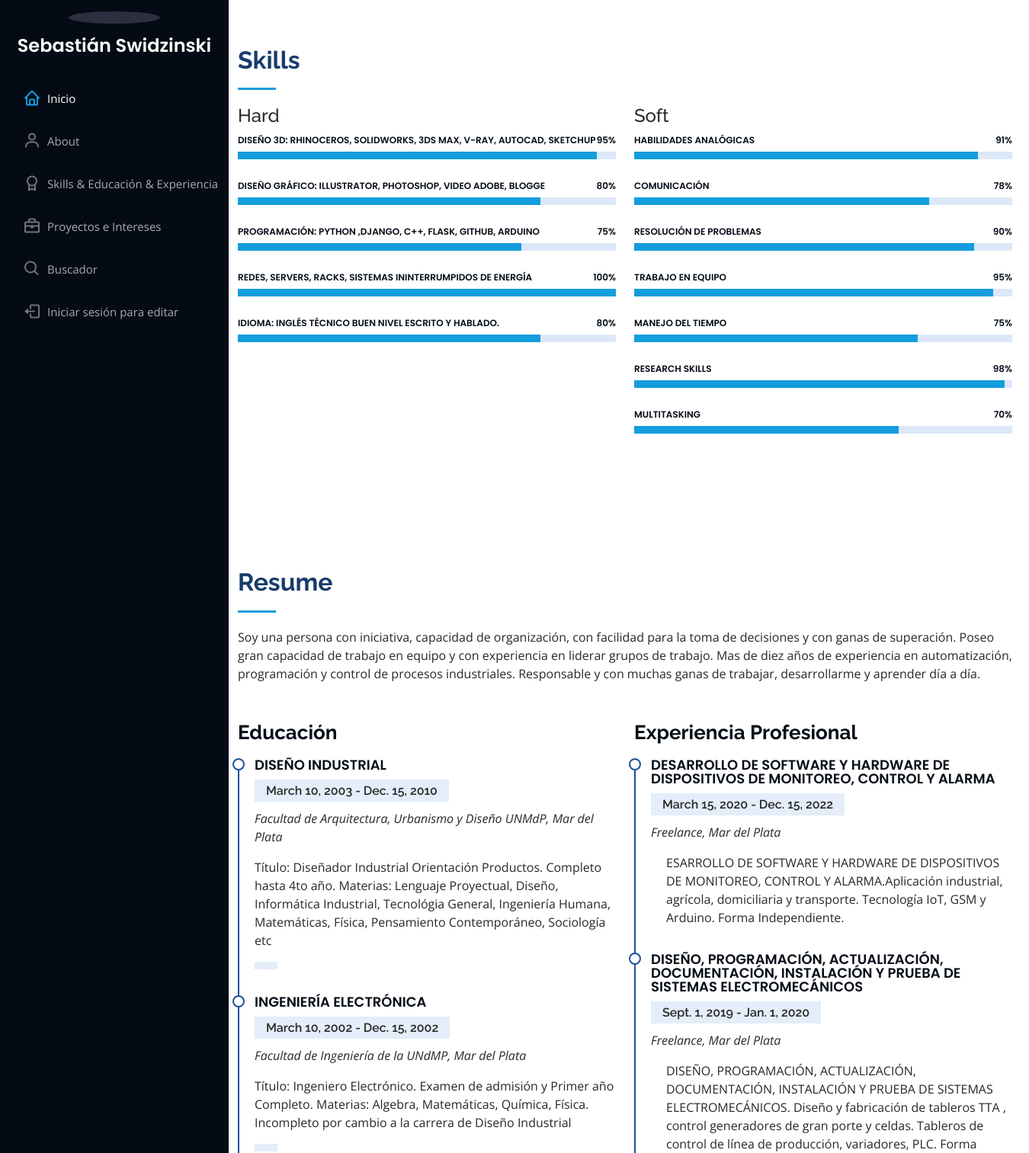
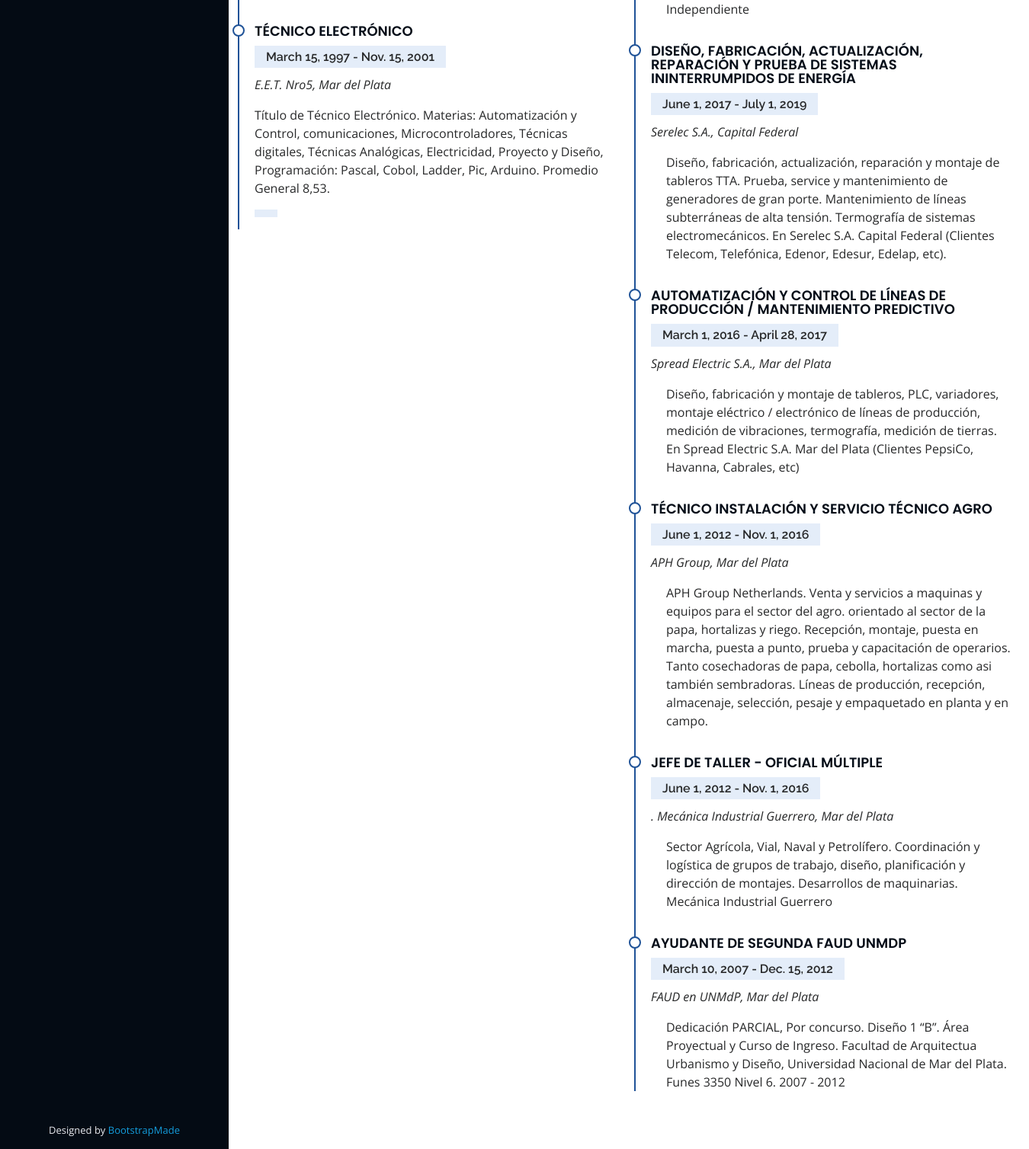
Screenshot of /skills_educacion with the database file from the repository (2 pictures, top to bottom).
### portfolio1/models.py (models this page shows, shortened)
class HardSkills(models.Model):
    hardSkills = models.CharField(max_length=50, verbose_name="Habilidad")
    porcentaje = models.IntegerField(choices=list(zip(range(1, 101), range(1, 101))), unique=True)

class SoftSkills(models.Model):
    softSkills = models.CharField(max_length=50, verbose_name="Habilidad")
    porcentaje = models.IntegerField(choices=list(zip(range(1, 101), range(1, 101))), unique=True)

class Yo(models.Model):
    nombre= models.CharField(max_length=30, verbose_name="Nombre")
    apellido= models.CharField(max_length=30, verbose_name="Apellido")
    telefono = models.IntegerField(verbose_name="Teléfono")
    email= models.EmailField(verbose_name="E-mail")
    fechaDeNacimiento = models.DateField(verbose_name="Nacimiento")
    webSite = models.CharField(max_length=55, verbose_name="Website")
    ciudad = models.CharField(max_length=30, verbose_name="Ciudad")
    disponibilidad = models.BooleanField(verbose_name="Disponibilidad")
    palabrasClave =  models.CharField(max_length=300, verbose_name="Palabras Clave")
    resumen =  models.CharField(max_length=300, verbose_name="Resumen")
    imagen = models.ImageField(verbose_name="Imagen", upload_to="portfolio1/static/assets/img", null=True, blank=True)

class Educacion(models.Model):
    titulo = models.CharField(max_length=50, verbose_name="Título")
    fechaIni = models.DateField(verbose_name="Fecha de Inicio")
    fechaFin = models.DateField(verbose_name="Fecha de Finalización")
    lugar = models.CharField(max_length=50, verbose_name="Lugar")
    ciudad = models.CharField(max_length=30, verbose_name="Ciudad")
    resumen = models.CharField(max_length=240, verbose_name="Resumen")
    STATUSES = [
        ('Completo', 'Completo'),
        ('Incompleto', 'Incompleto'),
        ('Cursando', 'Cursando'),
        ('En Pausa', 'En Pausa')
        ]
    status = models.CharField(max_length=30, choices=STATUSES, verbose_name="Status")

class ExpProfesional(models.Model):
    titulo = models.CharField(max_length=50, verbose_name="Título")
    fechaIni = models.DateField(verbose_name="Fecha de Inicio")
    fechaFin = models.DateField(verbose_name="Fecha de Finalización")
    lugar = models.CharField(max_length=50, verbose_name="Lugar")
    ciudad = models.CharField(max_length=30, verbose_name="Ciudad")
    resumen = models.CharField(max_length=240, verbose_name="Resumen")

### portfolio1/views.py (the view)
# urls.py: path('skills_educacion', views.skills, name="Skills"),
def skills(request):
      hard_skills = HardSkills.objects.all()
      soft_skills = SoftSkills.objects.all()
      educacion = Educacion.objects.all()
      expProfesional = ExpProfesional.objects.all()
      yo = Yo.objects.get(id="1")
      yo_slice = str(yo.imagen)[11:]
      return render(request, "portfolio1/skills_educacion.html",{"hard_skills":hard_skills, "soft_skills":soft_skills, "educacion":educacion, "expProfesional":expProfesional, "yo":yo, "yo_slice":yo_slice})

### portfolio1/templates/portfolio1/skills_educacion.html
{% extends "portfolio1/padre.html" %}
{% load static %}
{% block contenidoQueCambia %}
<section id="skills" class="skills section-bg">
    <div class="container">
      <div class="section-title">
        <h2>Skills</h2>
      <div class="row skills-content">
        <div class="col-lg-6" data-aos="fade-up">
          <h4>Hard</h4>
          {% for hardskill in hard_skills %}
          <div class="progress">
            <span class="skill">{{hardskill.hardSkills}} <i class="val">{{hardskill.porcentaje}}%</i></span>
            <div class="progress-bar-wrap">
              <div class="progress-bar" role="progressbar" aria-valuenow="{{hardskill.porcentaje}}" aria-valuemin="0" aria-valuemax="100"></div>
            </div>
          </div>
          {% endfor %}
        </div>
        <div class="col-lg-6" data-aos="fade-up" data-aos-delay="100">
          <h4>Soft</h4>
          {% for softskill in soft_skills %}
          <div class="progress">
            <span class="skill">{{softskill.softSkills}} <i class="val">{{softskill.porcentaje}}%</i></span>
            <div class="progress-bar-wrap">
              <div class="progress-bar" role="progressbar" aria-valuenow="{{softskill.porcentaje}}" aria-valuemin="0" aria-valuemax="100"></div>
            </div>
          </div>
          {% endfor %}
        </div>
      </div>
    </div>
  </div>
</section>
<section id="resume" class="resume">
  <div class="container">
     <div class="section-title">
              <h2>Resume</h2>
              <p>{{yo.resumen}}</p>
      </div>
      <div class="row">
           <div class="col-lg-6" data-aos="fade-up">
                <h3 class="resume-title">Educación</h3>
                {% for educacion in educacion %}
                <div class="resume-item">
                  <h4>{{educacion.titulo}}</h4>
                  <h5>{{educacion.fechaIni}} - {{educacion.fechaFin}}</h5>
                  <p><em>{{educacion.lugar}}, {{educacion.ciudad}}</em></p>
                  <p>{{educacion.resumen}}</p>
                  <h5>{{educacion.status}}</h5>
                </div>
                {% endfor %}
              </div>
              <div class="col-lg-6" data-aos="fade-up" data-aos-delay="100">
                <h3 class="resume-title">Experiencia Profesional</h3>
                {% for expProf in expProfesional %}
                <div class="resume-item">
                  <h4>{{expProf.titulo}}</h4>
                  <h5>{{expProf.fechaIni}} - {{expProf.fechaFin}}</h5>
                  <p><em>{{expProf.lugar}}, {{expProf.ciudad}}</em></p>
                  <ul>
                    <p>{{expProf.resumen}}</p>
                  </ul>
                </div>
                {% endfor %}
              </div>
            </div>
          </div>
        </section>
{% endblock %}

### portfolio1/static/assets/css/style.css (style rules this page uses)
body { font-family: "Open Sans", sans-serif; color: #272829; }
h1, h2, h3, h4, h5, h6 { font-family: "Raleway", sans-serif; }
section { padding: 60px 0; overflow: hidden; }
.section-bg { background: #f5f8fd; }
.section-title { padding-bottom: 30px; }
.section-title h2 { font-size: 32px; font-weight: bold; margin-bottom: 20px; padding-bottom: 20px; position: relative; color: #173b6c; }
.section-title h2::after { content: ""; position: absolute; display: block; width: 50px; height: 3px; background: #149ddd; bottom: 0; left: 0; }
.section-title p { margin-bottom: 0; }
#skills { position: relative; left: 300px; width: 1040px; background: #ffffff; background-size: cover; }
.skills .progress { height: 60px; display: block; background: none; border-radius: 0; }
.skills .progress .skill { padding: 0; margin: 0 0 6px 0; text-transform: uppercase; display: block; font-weight: 600; font-family: "Poppins", sans-serif; color: #050d18; }
.skills .progress .skill .val { float: right; font-style: normal; }
.skills .progress-bar-wrap { background: #dce8f8; height: 10px; }
.skills .progress-bar { width: 1px; height: 10px; transition: 0.9s; background-color: #149ddd; }
#resume { position: relative; left: 300px; width: 1040px; background: #ffffff; background-size: cover; }
.resume .resume-title { font-size: 26px; font-weight: 700; margin-top: 20px; margin-bottom: 20px; color: #050d18; }
.resume .resume-item { padding: 0 0 20px 20px; margin-top: -2px; border-left: 2px solid #1f5297; position: relative; }
.resume .resume-item h4 { line-height: 18px; font-size: 18px; font-weight: 600; text-transform: uppercase; font-family: "Poppins", sans-serif; color: #050d18; margin-bottom: 10px; }
.resume .resume-item h5 { font-size: 16px; background: #e4edf9; padding: 5px 15px; display: inline-block; font-weight: 600; margin-bottom: 10px; }
.resume .resume-item ul { padding-left: 20px; }
.resume .resume-item:last-child { padding-bottom: 0; }
.resume .resume-item::before { content: ""; position: absolute; width: 16px; height: 16px; border-radius: 50px; left: -9px; top: 0; background: #fff; border: 2px solid #1f5297; }

### rows the page displays
HardSkills: hardSkills "DISEÑO 3D: RHINOCEROS, SOLIDWORKS, 3DS MAX, V-RAY, AUTOCAD, SKETCHUP", porcentaje "95"
HardSkills: hardSkills "DISEÑO GRÁFICO: ILLUSTRATOR, PHOTOSHOP, VIDEO ADOBE, BLOGGE", porcentaje "80"
HardSkills: hardSkills "PROGRAMACIÓN: PYTHON ,DJANGO, C++, FLASK, GITHUB, ARDUINO", porcentaje "75"
HardSkills: hardSkills "REDES, SERVERS, RACKS, SISTEMAS ININTERRUMPIDOS DE ENERGÍA", porcentaje "100"
HardSkills: hardSkills "IDIOMA: INGLÉS TÉCNICO BUEN NIVEL ESCRITO Y HABLADO.", porcentaje "80"
SoftSkills: softSkills "HABILIDADES ANALÓGICAS", porcentaje "91"
SoftSkills: softSkills "COMUNICACIÓN", porcentaje "78"
SoftSkills: softSkills "RESOLUCIÓN DE PROBLEMAS", porcentaje "90"
SoftSkills: softSkills "TRABAJO EN EQUIPO", porcentaje "95"
SoftSkills: softSkills "MANEJO DEL TIEMPO", porcentaje "75"
SoftSkills: softSkills "RESEARCH SKILLS", porcentaje "98"
SoftSkills: softSkills "MULTITASKING", porcentaje "70"
Yo: resumen "Soy una persona con iniciativa, capacidad de organización, con facilidad para la toma de decisiones y con ganas de superación. Poseo gran capacidad de trabajo en equipo y con experiencia en liderar grupos de trabajo. Mas de diez años de experiencia en automatización, programación y control de procesos industriales. Responsable y con muchas ganas de trabajar, desarrollarme y aprender día a día."
Educacion: titulo "DISEÑO INDUSTRIAL", fechaIni "March 10, 2003", fechaFin "Dec. 15, 2010", lugar "Facultad de Arquitectura, Urbanismo y Diseño UNMdP", ciudad "Mar del Plata", resumen "Título: Diseñador Industrial Orientación Productos. Completo hasta 4to año. Materias: Lenguaje Proyectual, Diseño, Informática Industrial, Tecnológia General, Ingeniería Humana, Matemáticas, Física, Pensamiento Contemporáneo, Sociología etc"
Educacion: titulo "INGENIERÍA ELECTRÓNICA", fechaIni "March 10, 2002", fechaFin "Dec. 15, 2002", lugar "Facultad de Ingeniería de la UNdMP", ciudad "Mar del Plata", resumen "Título: Ingeniero Electrónico. Examen de admisión y Primer año Completo. Materias: Algebra, Matemáticas, Química, Física. Incompleto por cambio a la carrera de Diseño Industrial"
Educacion: titulo "TÉCNICO ELECTRÓNICO", fechaIni "March 15, 1997", fechaFin "Nov. 15, 2001", lugar "E.E.T. Nro5", ciudad "Mar del Plata", resumen "Título de Técnico Electrónico. Materias: Automatización y Control, comunicaciones, Microcontroladores, Técnicas digitales, Técnicas Analógicas, Electricidad, Proyecto y Diseño, Programación: Pascal, Cobol, Ladder, Pic, Arduino. Promedio General 8,53."
ExpProfesional: titulo "DESARROLLO DE SOFTWARE Y HARDWARE DE DISPOSITIVOS DE MONITOREO, CONTROL Y ALARMA", fechaIni "March 15, 2020", fechaFin "Dec. 15, 2022", lugar "Freelance", ciudad "Mar del Plata", resumen "ESARROLLO DE SOFTWARE Y HARDWARE DE DISPOSITIVOS DE MONITOREO, CONTROL Y ALARMA.Aplicación industrial, agrícola, domiciliaria y transporte. Tecnología IoT, GSM y Arduino. Forma Independiente."
ExpProfesional: titulo "DISEÑO, PROGRAMACIÓN, ACTUALIZACIÓN, DOCUMENTACIÓN, INSTALACIÓN Y PRUEBA DE SISTEMAS ELECTROMECÁNICOS", fechaIni "Sept. 1, 2019", fechaFin "Jan. 1, 2020", lugar "Freelance", ciudad "Mar del Plata", resumen "DISEÑO, PROGRAMACIÓN, ACTUALIZACIÓN, DOCUMENTACIÓN, INSTALACIÓN Y PRUEBA DE SISTEMAS ELECTROMECÁNICOS. Diseño y fabricación de tableros TTA , control generadores de gran porte y celdas. Tableros de control de línea de producción, variadores, PLC. Forma Independiente"
ExpProfesional: titulo "DISEÑO, FABRICACIÓN, ACTUALIZACIÓN, REPARACIÓN Y PRUEBA DE SISTEMAS ININTERRUMPIDOS DE ENERGÍA", fechaIni "June 1, 2017", fechaFin "July 1, 2019", lugar "Serelec S.A.", ciudad "Capital Federal", resumen "Diseño, fabricación, actualización, reparación y montaje de tableros TTA. Prueba, service y mantenimiento de generadores de gran porte. Mantenimiento de líneas subterráneas de alta tensión. Termografía de sistemas electromecánicos. En Serelec S.A. Capital Federal (Clientes Telecom, Telefónica, Edenor, Edesur, Edelap, etc)."
ExpProfesional: titulo "AUTOMATIZACIÓN Y CONTROL DE LÍNEAS DE PRODUCCIÓN / MANTENIMIENTO PREDICTIVO", fechaIni "March 1, 2016", fechaFin "April 28, 2017", lugar "Spread Electric S.A.", ciudad "Mar del Plata", resumen "Diseño, fabricación y montaje de tableros, PLC, variadores, montaje eléctrico / electrónico de líneas de producción, medición de vibraciones, termografía, medición de tierras. En Spread Electric S.A. Mar del Plata (Clientes PepsiCo, Havanna, Cabrales, etc)"
ExpProfesional: titulo "TÉCNICO INSTALACIÓN Y SERVICIO TÉCNICO AGRO", fechaIni "June 1, 2012", fechaFin "Nov. 1, 2016", lugar "APH Group", ciudad "Mar del Plata", resumen "APH Group Netherlands. Venta y servicios a maquinas y equipos para el sector del agro. orientado al sector de la papa, hortalizas y riego. Recepción, montaje, puesta en marcha, puesta a punto, prueba y capacitación de operarios. Tanto cosechadoras de papa, cebolla, hortalizas como asi también sembradoras. Líneas de producción, recepción, almacenaje, selección, pesaje y empaquetado en planta y en campo."
ExpProfesional: titulo "JEFE DE TALLER - OFICIAL MÚLTIPLE", fechaIni "June 1, 2012", fechaFin "Nov. 1, 2016", lugar ". Mecánica Industrial Guerrero", ciudad "Mar del Plata", resumen "Sector Agrícola, Vial, Naval y Petrolífero. Coordinación y logística de grupos de trabajo, diseño, planificación y dirección de montajes. Desarrollos de maquinarias. Mecánica Industrial Guerrero"
ExpProfesional: titulo "AYUDANTE DE SEGUNDA FAUD UNMDP", fechaIni "March 10, 2007", fechaFin "Dec. 15, 2012", lugar "FAUD en UNMdP", ciudad "Mar del Plata", resumen "Dedicación PARCIAL, Por concurso. Diseño 1 “B”. Área Proyectual y Curso de Ingreso. Facultad de Arquitectua Urbanismo y Diseño, Universidad Nacional de Mar del Plata. Funes 3350 Nivel 6. 2007 - 2012"
